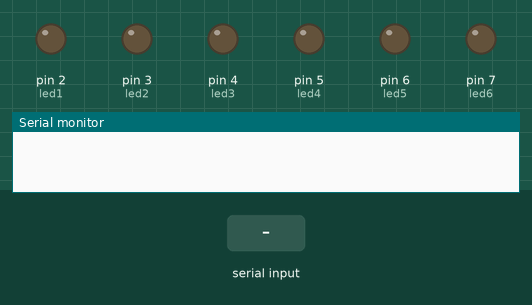
Bench run of a sketch on a simulated Arduino Uno, built with avr-gcc and run on an emulated ATmega328P. On the bench: output pins drawn as LEDs (lit = HIGH), the last lines printed to the serial monitor. Dashed ring = blinking. Inputs (shaded band) come from the test bench.

Above: at 1.2 s.
1.3 s: "1" received over Serial
At 1.55 s:
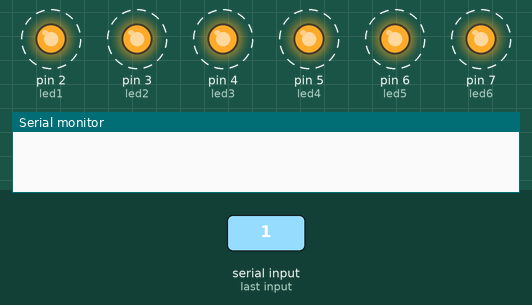
4.3 s: "2" received over Serial
At 4.45 s:
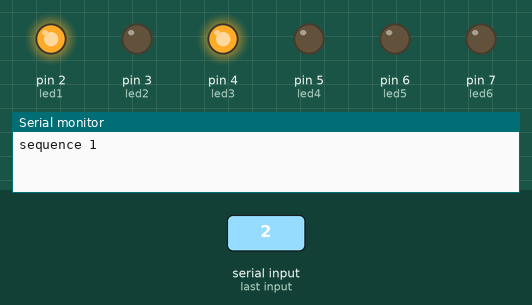
7.3 s: "3" received over Serial
At 7.4 s:
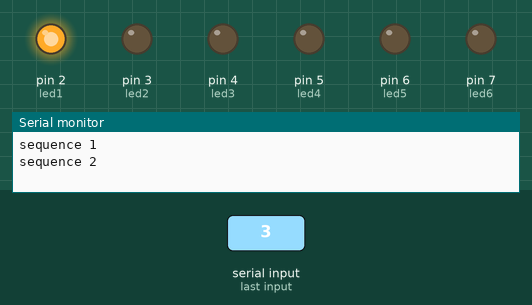
10.3 s: "4" received over Serial
At 10.55 s:
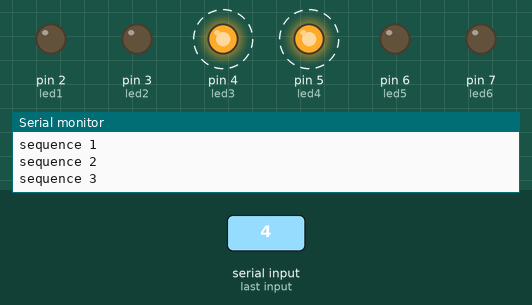
13.3 s: "5" received over Serial
At 15.1 s:
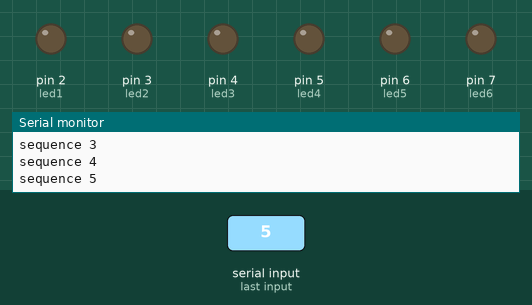
Timing chart, 0 to 16.6 s (numbered marks = the images above; inputs shaded):
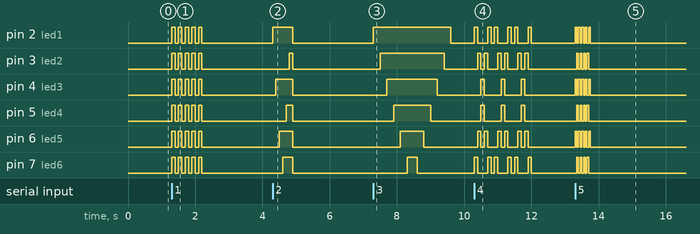

Measured:
- after the input at 1.3 s, pin 2 (led1), pin 3 (led2), pin 4 (led3), pin 5 (led4), pin 6 (led5), pin 7 (led6): alternates HIGH for 0.10 s and LOW for 0.10 s, 10 changes in all, then stays LOW, starting at once
- after the input at 4.3 s, pin 2 (led1): LOW → HIGH at once, → LOW 0.60 s later; pin 3 (led2): LOW → HIGH after 0.50 s, → LOW 0.10 s later; pin 4 (led3): LOW → HIGH after 0.10 s, → LOW 0.50 s later; pin 5 (led4): LOW → HIGH after 0.40 s, → LOW 0.20 s later; pin 6 (led5): LOW → HIGH after 0.20 s, → LOW 0.40 s later
- after the input at 7.3 s, pin 2 (led1): LOW → HIGH at once, → LOW 2.3 s later; pin 3 (led2): LOW → HIGH after 0.20 s, → LOW 1.9 s later; pin 4 (led3): LOW → HIGH after 0.40 s, → LOW 1.5 s later; pin 5 (led4): LOW → HIGH after 0.60 s, → LOW 1.1 s later; pin 6 (led5): LOW → HIGH after 0.80 s, → LOW 0.70 s later
- after the input at 10.3 s, pin 2 (led1): LOW → HIGH at once, then repeats every 0.60 s: LOW 0.30 s, HIGH 0.10 s, LOW 0.10 s, HIGH 0.10 s, until it stays LOW from 12.0 s; pin 3 (led2): LOW → HIGH after 0.10 s, then repeats every 0.60 s: LOW 0.10 s, HIGH 0.10 s, LOW 0.30 s, HIGH 0.10 s, until it stays LOW from 11.9 s
- after the input at 13.3 s, pin 2 (led1), pin 4 (led3), pin 6 (led5): alternates HIGH for 0.05 s and LOW for 0.05 s, 10 changes in all, then stays LOW, starting at once; pin 3 (led2), pin 5 (led4), pin 7 (led6): alternates HIGH for 0.05 s and LOW for 0.05 s, 8 changes in all, then stays LOW, starting after 0.05 s

The sketch:

_6ledfun.ino
```cpp
/////////////////////////Define led outputs///////////////////////
int led1 = 2;
int led2 = 3;
int led3 = 4;
int led4 = 5;
int led5 = 6;
int led6 = 7;
char mychar;


void setup() {
  Serial.begin(9600);   //Baud from software (NOT WIRELESS COMMUNICATION BAUD RATE)
  pinMode(led1, OUTPUT);
  pinMode(led2, OUTPUT);
  pinMode(led3, OUTPUT);
  pinMode(led4, OUTPUT);
  pinMode(led5, OUTPUT);
  pinMode(led6, OUTPUT);
}

/////////////////////////////////////////////////////////////////////////////////////
/////////////////////////////////////////////////////////////////////////////////////
void s1(){
  digitalWrite(led1,HIGH);
  digitalWrite(led2,HIGH);
  digitalWrite(led3,HIGH);
  digitalWrite(led4,HIGH);
  digitalWrite(led5,HIGH);
  digitalWrite(led6,HIGH);
  delay(100);
  digitalWrite(led1,LOW);
  digitalWrite(led2,LOW);
  digitalWrite(led3,LOW);
  digitalWrite(led4,LOW);
  digitalWrite(led5,LOW);
  digitalWrite(led6,LOW);
  delay(100);
    digitalWrite(led1,HIGH);
  digitalWrite(led2,HIGH);
  digitalWrite(led3,HIGH);
  digitalWrite(led4,HIGH);
  digitalWrite(led5,HIGH);
  digitalWrite(led6,HIGH);
  delay(100);
  digitalWrite(led1,LOW);
  digitalWrite(led2,LOW);
  digitalWrite(led3,LOW);
  digitalWrite(led4,LOW);
  digitalWrite(led5,LOW);
  digitalWrite(led6,LOW);
  delay(100);
    digitalWrite(led1,HIGH);
  digitalWrite(led2,HIGH);
  digitalWrite(led3,HIGH);
  digitalWrite(led4,HIGH);
  digitalWrite(led5,HIGH);
  digitalWrite(led6,HIGH);
  delay(100);
  digitalWrite(led1,LOW);
  digitalWrite(led2,LOW);
  digitalWrite(led3,LOW);
  digitalWrite(led4,LOW);
  digitalWrite(led5,LOW);
  digitalWrite(led6,LOW);
  delay(100);
    digitalWrite(led1,HIGH);
  digitalWrite(led2,HIGH);
  digitalWrite(led3,HIGH);
  digitalWrite(led4,HIGH);
  digitalWrite(led5,HIGH);
  digitalWrite(led6,HIGH);
  delay(100);
  digitalWrite(led1,LOW);
  digitalWrite(led2,LOW);
  digitalWrite(led3,LOW);
  digitalWrite(led4,LOW);
  digitalWrite(led5,LOW);
  digitalWrite(led6,LOW);
  delay(100);
    digitalWrite(led1,HIGH);
  digitalWrite(led2,HIGH);
  digitalWrite(led3,HIGH);
  digitalWrite(led4,HIGH);
  digitalWrite(led5,HIGH);
  digitalWrite(led6,HIGH);
  delay(100);
  digitalWrite(led1,LOW);
  digitalWrite(led2,LOW);
  digitalWrite(led3,LOW);
  digitalWrite(led4,LOW);
  digitalWrite(led5,LOW);
  digitalWrite(led6,LOW);
  delay(100);
}
/////////////////////////////////////////////////////////////
void s2(){
  digitalWrite(led1, HIGH);
  delay(100);
  digitalWrite(led3, HIGH);
  delay(100);
  digitalWrite(led5, HIGH);
  delay(100);
  digitalWrite(led6, HIGH);
  delay(100);
  digitalWrite(led4, HIGH);
  delay(100);
  digitalWrite(led2, HIGH);
  delay(100);
  digitalWrite(led1,LOW);
  digitalWrite(led2,LOW);
  digitalWrite(led3,LOW);
  digitalWrite(led4,LOW);
  digitalWrite(led5,LOW);
  digitalWrite(led6,LOW);
}
/////////////////////////////////////////////////////////////////////
void s3(){
  digitalWrite(led1, HIGH);
  delay(200);
  digitalWrite(led2, HIGH);
  delay(200);
  digitalWrite(led3, HIGH);
  delay(200);
  digitalWrite(led4, HIGH);
  delay(200);
  digitalWrite(led5, HIGH);
  delay(200);
  digitalWrite(led6, HIGH);

  delay(300);

  digitalWrite(led6, LOW);
  delay(200);
  digitalWrite(led5, LOW);
  delay(200);
  digitalWrite(led4, LOW);
  delay(200);
  digitalWrite(led3, LOW);
  delay(200);
  digitalWrite(led2, LOW);
  delay(200);
  digitalWrite(led1, LOW);

}
//////////////////////////////////////////////////////////////////
void s4(){
  digitalWrite(led1, HIGH);
  digitalWrite(led6, HIGH);
  delay(100);
  digitalWrite(led1, LOW);
  digitalWrite(led6,LOW);
    digitalWrite(led2, HIGH);
  digitalWrite(led5, HIGH);
  delay(100);
  digitalWrite(led2, LOW);
  digitalWrite(led5,LOW);
    digitalWrite(led3, HIGH);
  digitalWrite(led4, HIGH);
  delay(100);
  digitalWrite(led3, LOW);
  digitalWrite(led4,LOW);
    digitalWrite(led2, HIGH);
  digitalWrite(led5, HIGH);
  delay(100);
  digitalWrite(led2, LOW);
  digitalWrite(led5,LOW);
  digitalWrite(led1, HIGH);
  digitalWrite(led6, HIGH);
  delay(100);
  digitalWrite(led1, LOW);
  digitalWrite(led6,LOW);
  delay(100);
    digitalWrite(led1, HIGH);
  digitalWrite(led6, HIGH);
  delay(100);
  digitalWrite(led1, LOW);
  digitalWrite(led6,LOW);
    digitalWrite(led2, HIGH);
  digitalWrite(led5, HIGH);
  delay(100);
  digitalWrite(led2, LOW);
  digitalWrite(led5,LOW);
    digitalWrite(led3, HIGH);
  digitalWrite(led4, HIGH);
  delay(100);
  digitalWrite(led3, LOW);
  digitalWrite(led4,LOW);
    digitalWrite(led2, HIGH);
  digitalWrite(led5, HIGH);
  delay(100);
  digitalWrite(led2, LOW);
  digitalWrite(led5,LOW);
  digitalWrite(led1, HIGH);
  digitalWrite(led6, HIGH);
  delay(100);
  digitalWrite(led1, LOW);
  digitalWrite(led6,LOW);
  delay(100);
    digitalWrite(led1, HIGH);
  digitalWrite(led6, HIGH);
  delay(100);
  digitalWrite(led1, LOW);
  digitalWrite(led6,LOW);
    digitalWrite(led2, HIGH);
  digitalWrite(led5, HIGH);
  delay(100);
  digitalWrite(led2, LOW);
  digitalWrite(led5,LOW);
    digitalWrite(led3, HIGH);
  digitalWrite(led4, HIGH);
  delay(100);
  digitalWrite(led3, LOW);
  digitalWrite(led4,LOW);
    digitalWrite(led2, HIGH);
  digitalWrite(led5, HIGH);
  delay(100);
  digitalWrite(led2, LOW);
  digitalWrite(led5,LOW);
  digitalWrite(led1, HIGH);
  digitalWrite(led6, HIGH);
  delay(100);
  digitalWrite(led1, LOW);
  digitalWrite(led6,LOW);
  delay(100);
}
void s5(){
  digitalWrite(led1, HIGH);
  digitalWrite(led3, HIGH);
  digitalWrite(led5, HIGH);
  digitalWrite(led2, LOW);
  digitalWrite(led4, LOW);
  digitalWrite(led6, LOW);
  delay(50);
  digitalWrite(led2, HIGH);
  digitalWrite(led4, HIGH);
  digitalWrite(led6, HIGH);
  digitalWrite(led1, LOW);
  digitalWrite(led3, LOW);
  digitalWrite(led5, LOW);
  delay(50);
    digitalWrite(led1, HIGH);
  digitalWrite(led3, HIGH);
  digitalWrite(led5, HIGH);
  digitalWrite(led2, LOW);
  digitalWrite(led4, LOW);
  digitalWrite(led6, LOW);
  delay(50);
  digitalWrite(led2, HIGH);
  digitalWrite(led4, HIGH);
  digitalWrite(led6, HIGH);
  digitalWrite(led1, LOW);
  digitalWrite(led3, LOW);
  digitalWrite(led5, LOW);
  delay(50);
    digitalWrite(led1, HIGH);
  digitalWrite(led3, HIGH);
  digitalWrite(led5, HIGH);
  digitalWrite(led2, LOW);
  digitalWrite(led4, LOW);
  digitalWrite(led6, LOW);
  delay(50);
  digitalWrite(led2, HIGH);
  digitalWrite(led4, HIGH);
  digitalWrite(led6, HIGH);
  digitalWrite(led1, LOW);
  digitalWrite(led3, LOW);
  digitalWrite(led5, LOW);
  delay(50);
    digitalWrite(led1, HIGH);
  digitalWrite(led3, HIGH);
  digitalWrite(led5, HIGH);
  digitalWrite(led2, LOW);
  digitalWrite(led4, LOW);
  digitalWrite(led6, LOW);
  delay(50);
  digitalWrite(led2, HIGH);
  digitalWrite(led4, HIGH);
  digitalWrite(led6, HIGH);
  digitalWrite(led1, LOW);
  digitalWrite(led3, LOW);
  digitalWrite(led5, LOW);
  delay(50);
    digitalWrite(led1, HIGH);
  digitalWrite(led3, HIGH);
  digitalWrite(led5, HIGH);
  digitalWrite(led2, LOW);
  digitalWrite(led4, LOW);
  digitalWrite(led6, LOW);
  delay(50);
  digitalWrite(led1, LOW);
  digitalWrite(led3, LOW);
  digitalWrite(led5, LOW);
  delay(50);
}

////////////////////////////////////////////////////////////////////////
//////////////////////////////////////////////////////////////////////////

void loop() {

  if(Serial.available()){
    mychar = Serial.read();

    if(mychar == '1') //Runs sequence 1 if "1" is send over serial
      {
      s1();
      Serial.println("sequence 1");
    }
   /////////////////////////////////////////
          else if(mychar == '2') //Runs sequence 2 if "2" is send over serial
      {
      s2();
      Serial.println("sequence 2");
    }
   /////////////////////////////////////////
          else if(mychar == '3') //Runs sequence 3 if "3" is send over serial
      {
      s3();
      Serial.println("sequence 3");
    }
    ////////////////////////////////////////
          else if(mychar == '4') //Runs sequence 4 if "4" is send over serial
      {
      s4();
      Serial.println("sequence 4");
    }
    ////////////////////////////////////////
          else if(mychar == '5') //Runs sequence 5 if "5" is send over serial
      {
      s5();
      Serial.println("sequence 5");
    }

    ////////////////////////////////////////
    ////////////////////////////////////////
  }
}
```
